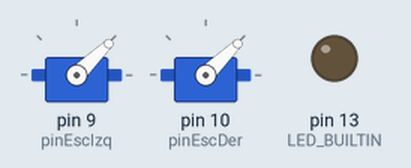
Simulated run of this sketch. Board: Arduino Nano, built with avr-gcc and run on an emulated ATmega328P. Parts: 2 × servo, output pins drawn as LEDs (lit = HIGH).

Above: at 3.5 s.
Timing chart, 0 to 5.0 s (numbered marks = the images above):
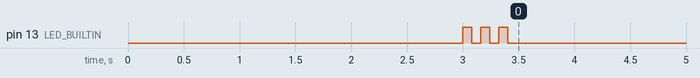

The sketch:

Motores.ino
```cpp
/*
  Arduino Nano – 2 ESC por Serial, CON apagado por inactividad (failsafe)
  Comando:  M,<v1>,<v2>\n   con v1/v2 en 0..100 (%)

  Pines:
    Izquierdo -> D9
    Derecho   -> D10

  Notas:
  - ESCs unidireccionales (1000–2000 us). 0% -> 1000us, 100% -> 2000us.
  - Ajusta BAUD a lo que uses en la Raspberry (115200 por defecto).
*/

#include <Servo.h>

const int pinEscIzq = 9;
const int pinEscDer = 10;

// Ventana típica de ESCs (us)
const int MIN_US = 1000;
const int MAX_US = 2000;

// Armado en el arranque: mantener mínimo durante unos segundos
const bool ARM_ON_BOOT       = true;
const unsigned long ARM_MS   = 3000;

// Failsafe: si no llegan comandos en este tiempo, cortar a MIN_US
const unsigned long FAILSAFE_MS = 30000;  // 30 s

// Suavizado (rampa)
const int RAMP_STEP_US         = 10;    // microsegundos por paso
const unsigned long RAMP_DT_MS = 10;    // periodo de rampa

// Serial
const unsigned long BAUD = 9600;

// Estado
Servo escIzq, escDer;

int targetLeftUS  = MIN_US;
int targetRightUS = MIN_US;
int currLeftUS    = MIN_US;
int currRightUS   = MIN_US;

unsigned long lastCmdMs  = 0;
unsigned long lastRampMs = 0;

// Buffer para leer líneas de Serial
static const size_t LINE_BUF_SZ = 32;
char lineBuf[LINE_BUF_SZ];
size_t lineLen = 0;

inline int clampInt(int v, int lo, int hi) {
  if (v < lo) return lo;
  if (v > hi) return hi;
  return v;
}

void writeOutputsNow() {
  escIzq.writeMicroseconds(currLeftUS);
  escDer.writeMicroseconds(currRightUS);
}

void rampOutputs() {
  const unsigned long now = millis();
  if (now - lastRampMs < RAMP_DT_MS) return;
  lastRampMs = now;

  // Izquierdo
  if (currLeftUS < targetLeftUS)
    currLeftUS = min(currLeftUS + RAMP_STEP_US, targetLeftUS);
  else if (currLeftUS > targetLeftUS)
    currLeftUS = max(currLeftUS - RAMP_STEP_US, targetLeftUS);

  // Derecho
  if (currRightUS < targetRightUS)
    currRightUS = min(currRightUS + RAMP_STEP_US, targetRightUS);
  else if (currRightUS > targetRightUS)
    currRightUS = max(currRightUS - RAMP_STEP_US, targetRightUS);

  writeOutputsNow();
}

void applyFailsafeIfStale() {
  const unsigned long now = millis();
  if (now - lastCmdMs > FAILSAFE_MS) {
    targetLeftUS  = MIN_US;
    targetRightUS = MIN_US;
  }
}

// Parsing de la línea: espera "M,<v1>,<v2>"
void handleLine(char* s) {
  // Quitar \r opcional
  size_t n = strlen(s);
  if (n && s[n-1] == '\r') s[n-1] = '\0';

  if (s[0] != 'M') {
    // formato desconocido -> ignorar
    return;
  }

  // Espera "M,<v1>,<v2>"
  char* p  = strchr(s, ',');
  if (!p) return;
  char* p2 = strchr(p + 1, ',');
  if (!p2) return;

  char* v1Str = p + 1;
  *p2 = '\0';
  char* v2Str = p2 + 1;

  int v1 = clampInt(atoi(v1Str), 0, 100);
  int v2 = clampInt(atoi(v2Str),  0, 100);

  // Mapear a microsegundos
  targetLeftUS  = map(v1, 10, 100, 1250, MAX_US);
  targetRightUS = map(v2, 10, 100, MIN_US, MAX_US);

  lastCmdMs = millis();

  // (Opcional) eco de depuración
  // Serial.print(F("ACK M,")); Serial.print(v1); Serial.print(','); Serial.println(v2);
}

void readSerialLines() {
  while (Serial.available() > 0) {
    char c = (char)Serial.read();

    if (c == '\n') {
      // Termina línea
      lineBuf[clampInt((int)lineLen, 0, (int)LINE_BUF_SZ-1)] = '\0';
      if (lineLen > 0) {
        handleLine(lineBuf);
      }
      lineLen = 0;  // reset buffer
    } else {
      if (lineLen < LINE_BUF_SZ - 1) {
        lineBuf[lineLen++] = c;
      } else {
        // Overflow: resetea para evitar basura
        lineLen = 0;
      }
    }
  }
}

void armESCsIfNeeded() {
  if (!ARM_ON_BOOT) return;
  // Mantener mínimo por ARM_MS
  escIzq.writeMicroseconds(MIN_US);
  escDer.writeMicroseconds(MIN_US);
  delay(ARM_MS);
}

void setup() {
  pinMode(LED_BUILTIN, OUTPUT);

  Serial.begin(BAUD);
  // En Nano no bloquea, mantenido por compatibilidad

  escIzq.attach(pinEscIzq);  // Timer1
  escDer.attach(pinEscDer);

  currLeftUS = currRightUS = MIN_US;
  targetLeftUS = targetRightUS = MIN_US;
  writeOutputsNow();

  armESCsIfNeeded();

  lastCmdMs  = millis();
  lastRampMs = millis();

  // Indicar listo (parpadeo rápido)
  for (int i=0;i<3;i++){ digitalWrite(LED_BUILTIN, HIGH); delay(80); digitalWrite(LED_BUILTIN, LOW); delay(80); }
}

void loop() {
  readSerialLines();
  applyFailsafeIfStale();  // <- vuelve a mínimo si no llegan comandos
  rampOutputs();
}
```
